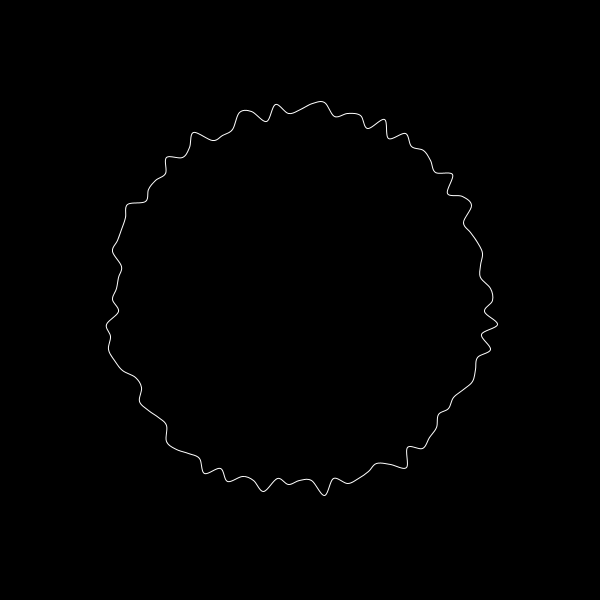
Frame 1 (no input)
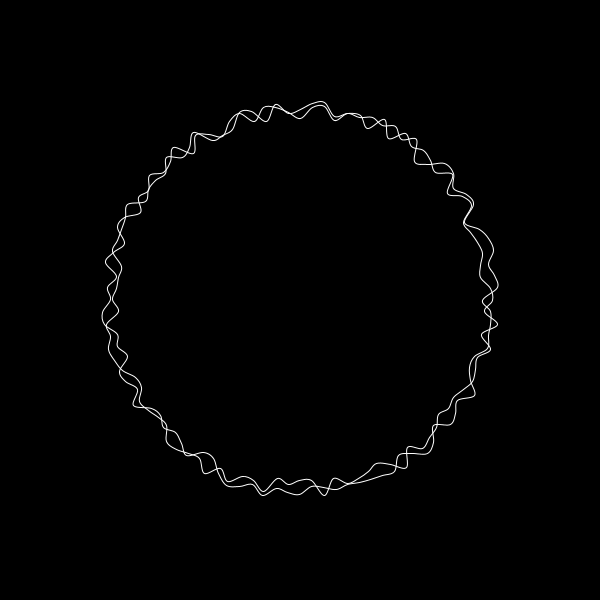
Frame 2 (the mouse pressed at the canvas centre, redrawn once)

The Processing sketch that drew these frames (run headless with seeded random() and noise(); the mouse was pressed at the canvas centre and the sketch redrawn once):

// Processing sketch: DeformedCircle
// ── DeformedCircle.pde
//final float step= (TWO_PI/10); 
final float maxRadius = 200;


void setup(){
  background(0);
  noFill();
  size(600,600);
  stroke(255);
  noLoop();
}

void draw(){
  translate(width/2,height/2);
  //background(0);
  beginShape();
//  curveVertex(cos(TWO_PI-step)*maxRadius*noise(TWO_PI-step),sin(TWO_PI-step)*maxRadius *noise(TWO_PI-step));
//  for(float i=0;i<TWO_PI;i+=step){
//    curveVertex(cos(i)*maxRadius*noise(i),sin(i)*maxRadius *noise(i));
//  }
//  curveVertex(cos(0)*maxRadius*noise(0),sin(0)*maxRadius *noise(0));
//  curveVertex(cos(step)*maxRadius*noise(step),sin(step)*maxRadius *noise(step));
  
  float[] r= new float[100];
  for(int i=0;i<r.length;i++) r[i]=random(0.9,1);
  final float step= (TWO_PI/r.length); 
  
  curveVertex(cos(TWO_PI-step)*maxRadius*r[r.length-1],sin(TWO_PI-step)*maxRadius *r[r.length-1]);
  for(int i=0;i<r.length;i++){
    curveVertex(cos(step*i)*maxRadius*r[i],sin(step*i)*maxRadius *r[i]);
  }
  curveVertex(cos(0)*maxRadius*r[0],sin(0)*maxRadius*r[0]);
  curveVertex(cos(step)*maxRadius*r[1],sin(step)*maxRadius *r[1]);
  endShape();
  
}

void keyPressed( ){
  noiseSeed((long)random(10000));
  println(noise(0));
  redraw();
}
